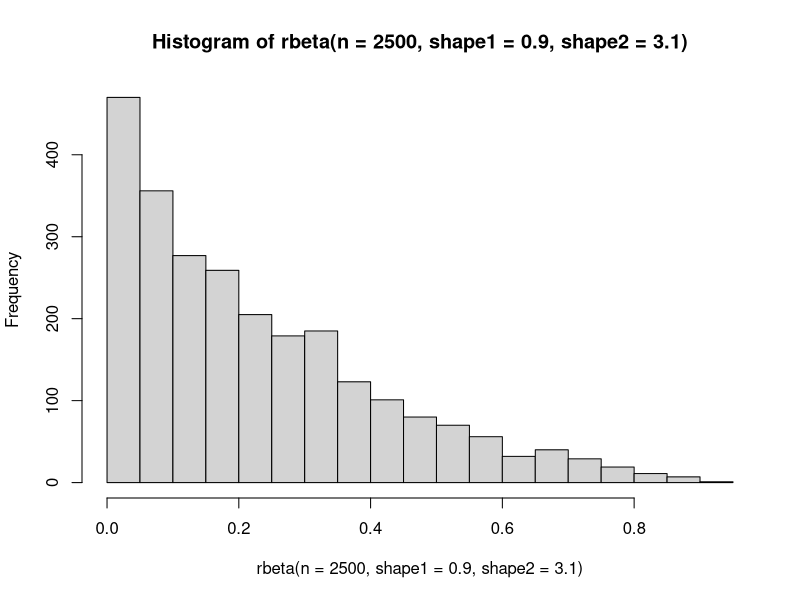
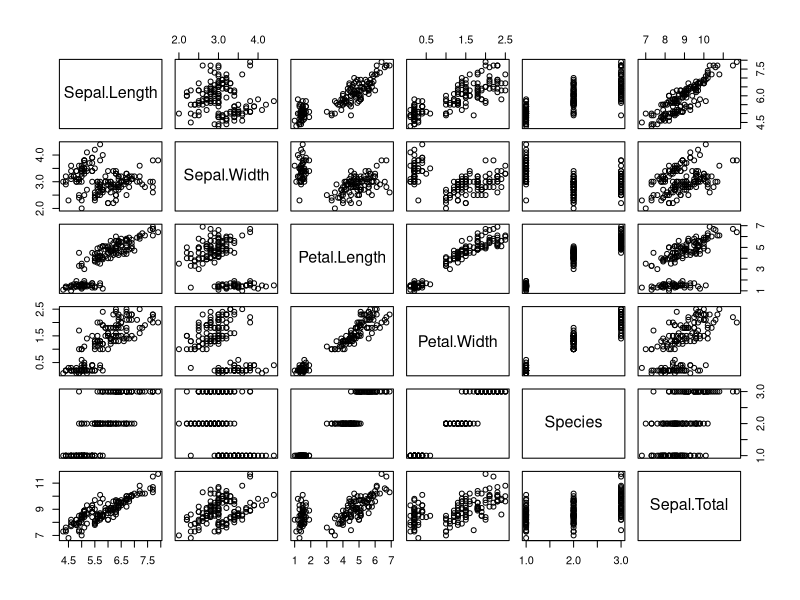

Write R code to recreate these figures, in order.
# In-class Exercises: Week 2 Session 1

set.seed(101)


# Compound Logic -----------------------------------------------------------------------------------

nums <- c(1:25)


# What is the sum of the values in the nums greater than 11 but less than or equal to 19?
sum(nums[(nums > 11) & (nums <= 19)])

# What is the mean of all values that are either 22 or less than 8?
mean(nums[(nums == 22) | (nums < 8)])

# What is the standard deviation of values that are either less than or equal to 12 but not
# including 7?
sd(nums[(nums <= 12) & (nums != 7)])


# Distributions ------------------------------------------------------------------------------------

# Compute the sum of 329 random normally distributed values from a distribution with a mean
# of 10 and a standard deviation of 3.
sum(rnorm(n = 329, mean = 10, sd = 3))

# Plot a simple histogram of 2500 values drawn from a beta distribution with shape
# parameters of 0.9 and 3.1.
hist(rbeta(n = 2500, shape1 = 0.9, shape2 = 3.1))


# Data Frames --------------------------------------------------------------------------------------

# Load the built-in iris DataFrame so it can be used, and look at the last 6 rows.
data(iris)
tail(iris)

# How many rows and columns does the iris data set contain?
dim(iris)

# What are the unique values of the Species value?
unique(iris$Species)

# What is the average Sepal Length for flowers from the versicolor species?
mean(iris$Sepal.Length[iris$Species == "versicolor"])

# Add a new column to the data called "Sepal.Total" that is computed as the sum of the sepal
# length and width of each flower.
iris$Sepal.Total <- iris$Sepal.Length + iris$Sepal.Width

# What is the correlation of the new total sepal value to the width of each flower's petal?
cor(x = iris$Sepal.Total, y = iris$Petal.Width)

# Make a small multiples plot of all of the values in iris, including the new one you just added.
plot(iris)


